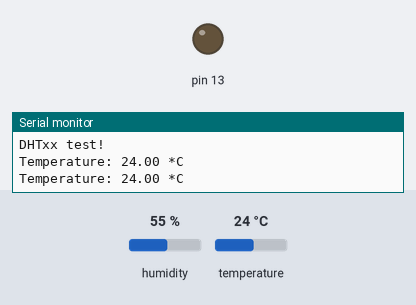
The sketch below on a simulated Arduino Uno, built with avr-gcc and run on an emulated ATmega328P. On the bench: output pins drawn as LEDs (lit = HIGH), the last lines printed to the serial monitor. The inputs (shaded band) are chosen by the test bench; at power-on: temperature 24 °C, humidity 55 %.

Above: at 4.8 s.
4.9 s: temperature set to 26 °C
At 6.6 s:
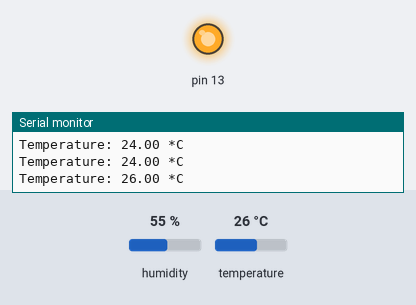
Timing chart, 0 to 8.1 s (numbered marks = the images above; inputs shaded):
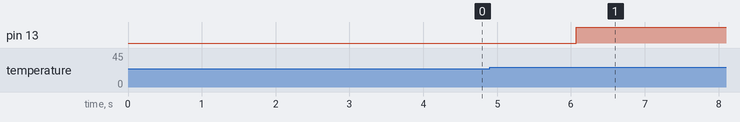

Measured:
- the behaviour switches between 24 and 25 °C on temperature (found by bisection; images 0 and 1)
- after the input at 4.9 s, pin 13: LOW → HIGH after 1.2 s

The sketch:

arduino-temperature-alarm.ino
```cpp
// Example testing sketch for various DHT humidity/temperature sensors
// Written by ladyada, public domain

#include "DHT.h"

#define DHTPIN 2     // what digital pin we're connected to

// Uncomment whatever type you're using!
#define DHTTYPE DHT11   // DHT 11
//#define DHTTYPE DHT22   // DHT 22  (AM2302), AM2321
//#define DHTTYPE DHT21   // DHT 21 (AM2301)

// Connect pin 1 (on the left) of the sensor to +5V
// NOTE: If using a board with 3.3V logic like an Arduino Due connect pin 1
// to 3.3V instead of 5V!
// Connect pin 2 of the sensor to whatever your DHTPIN is
// Connect pin 4 (on the right) of the sensor to GROUND
// Connect a 10K resistor from pin 2 (data) to pin 1 (power) of the sensor

// Initialize DHT sensor.
// Note that older versions of this library took an optional third parameter to
// tweak the timings for faster processors.  This parameter is no longer needed
// as the current DHT reading algorithm adjusts itself to work on faster procs.
DHT dht(DHTPIN, DHTTYPE);

void setup() {
  Serial.begin(9600);
  Serial.println("DHTxx test!");
    pinMode(13, OUTPUT);
      digitalWrite(13, LOW);

  dht.begin();
}

void loop() {
  // Wait a few seconds between measurements.
  delay(2000);

  // Reading temperature or humidity takes about 250 milliseconds!
  // Sensor readings may also be up to 2 seconds 'old' (its a very slow sensor)
  float h = dht.readHumidity();
  // Read temperature as Celsius (the default)
  float t = dht.readTemperature();

  // Check if any reads failed and exit early (to try again).
  if (isnan(h) || isnan(t)  ) {
    Serial.println("Failed to read from DHT sensor!");
    return;
  }
  if (t>24.0) {
    digitalWrite(13, HIGH);
    } else {
      }

  Serial.print("Temperature: ");
  Serial.print(t);
  Serial.println(" *C ");

}
```
